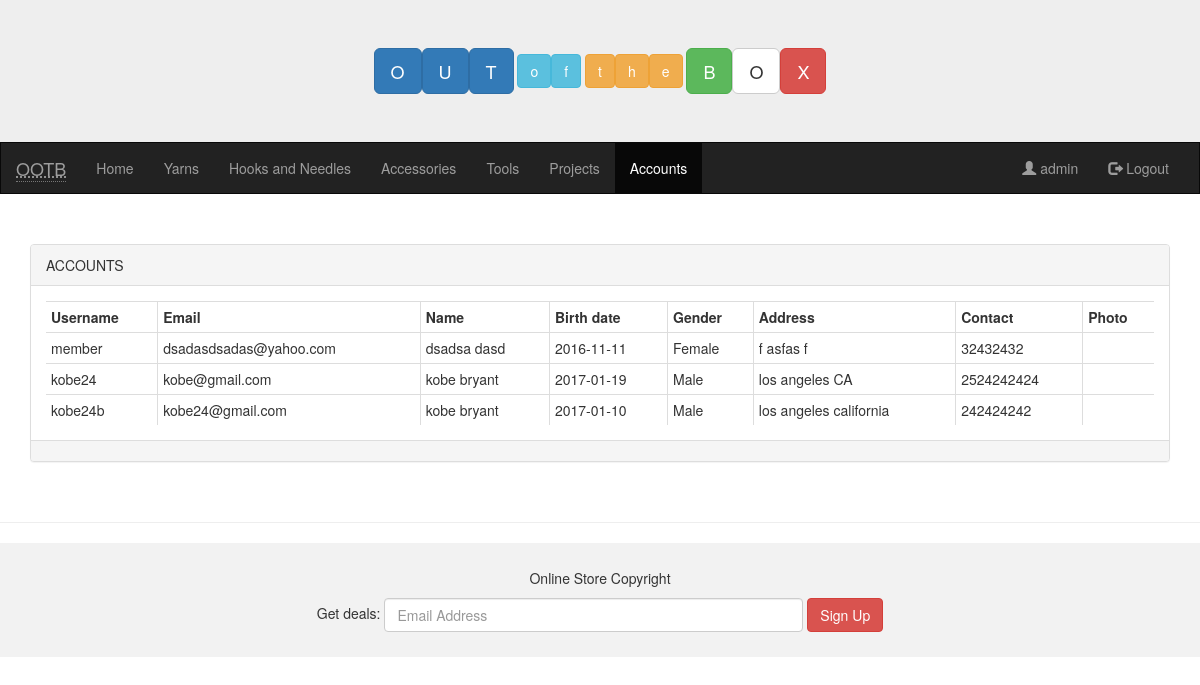
The app's page /ootb/admin/accounts/index.php (signed in) with its own data.
### tables this page shows
CREATE TABLE `ootb_account` (
  `id` int(11) NOT NULL,
  `account_number` varchar(250) NOT NULL,
  `username` varchar(10) NOT NULL,
  `email` varchar(150) NOT NULL,
  `password` varchar(20) NOT NULL,
  `fullname` varchar(100) NOT NULL,
  `birthdate` varchar(50) NOT NULL,
  `gender` varchar(20) NOT NULL,
  `address` varchar(1000) NOT NULL,
  `contact_number1` varchar(20) NOT NULL,
  `contact_number2` varchar(20) NOT NULL,
  `fb_account` varchar(1000) NOT NULL,
  `type` varchar(50) NOT NULL,
  `photo` varchar(1000) NOT NULL
);

### ootb/admin/accounts/index.php (the view, shortened to what this page needs)
<!DOCTYPE html>
<html lang="en">
<?php include("../../include/db.php"); ?>
<head>
  <link rel="stylesheet" href="https://maxcdn.bootstrapcdn.com/bootstrap/3.3.7/css/bootstrap.min.css">
</head>
<body>
<div class="jumbotron">
  <div class="container text-center">
    <?php include('../../include/header.php'); ?>
  </div>
</div>
<nav class="navbar navbar-inverse">
  <div class="container-fluid">
    <div class="navbar-header">
      <a class="navbar-brand" href="#"><abbr title="Out of the Box">OOTB</abbr></a>
    </div>
    <div class="collapse navbar-collapse" id="myNavbar">
      <ul class="nav navbar-nav">
        <li><a href="../">Home</a></li>
        <li><a href="../yarns">Yarns</a></li>
        <li><a href="../hooks_needles">Hooks and Needles</a></li>
        <li><a href="../accessories">Accessories</a></li>
        <li><a href="../tools">Tools</a></li>
        <li><a href="../projects">Projects</a></li>
        <li class="active"><a href="#">Accounts</a></li>
      </ul>
      <ul class="nav navbar-nav navbar-right">
        <li><a href="#admin"><span class="glyphicon glyphicon-user"></span> <?php echo $_SESSION['login_user']; ?></a></li>
        <li>
          <a href="../../include/logout_exe.php">
          <span class="glyphicon glyphicon-log-out"></span>
           Logout
           </a>
         </li>
      </ul>
    </div>
  </div>
</nav>
<div class="container">
  <div class="row">
    <div class="col-sm-12">
      <div class="panel panel-default">
        <div class="panel-heading">ACCOUNTS</div>
        <div class="panel-body table-responsive">
          <table class="table table-condensed table-hover table-bordered">
              <tr>
                <th>Username</th>
                <th>Email</th>
                <th>Name</th>
                <th>Birth date</th>
                <th>Gender</th>
                <th>Address</th>
                <th>Contact</th>
                <th>Photo</th>
              </tr>
                        <?php
                            $accountquery = mysqli_query($con,"SELECT * FROM `ootb_account` WHERE type != 'admin'");
                            while ($row = mysqli_fetch_assoc($accountquery)) { ?>
                            <tr data-toggle="modal" data-target="#myModal3" data-backdrop="static" class="aedit"
                            data-id="<?php echo $row['id']; ?>" data-accountnumber="<?php echo $row['account_number']; ?>" data-username="<?php echo $row['username']; ?>" data-email="<?php echo $row['email']; ?>" data-password="<?php echo $row['password']; ?>" data-fullname="<?php echo $row['fullname']; ?>" data-birthdate="<?php echo $row['birthdate']; ?>" data-gender="<?php echo $row['gender']; ?>" data-address="<?php echo $row['address']; ?>" data-contact1="<?php echo $row['contact_number1']; ?>" data-contact2="<?php echo $row['contact_number2']; ?>" data-fbaccount="<?php echo $row['fb_account']; ?>" data-photo="<?php echo $row['photo']; ?>">
                              <td><?php echo $row['username']; ?></td>
                              <td><?php echo $row['email']; ?></td>
                              <td><?php echo $row['fullname']; ?></td>
                              <td><?php echo $row['birthdate']; ?></td>
                              <td><?php echo $row['gender']; ?></td>
                              <td><?php echo $row['address']; ?></td>
                              <td><?php echo $row['contact_number1']; ?></td>
                              <td><?php echo $row['photo']; ?></td>
                            </tr>
                        <?php } ?>
          </table>
        </div>
        <div class="panel-footer"></div>
      </div>
    </div>
  </div>
</div>
<br>
<hr/>
<footer class="container-fluid text-center">
  <p>Online Store Copyright</p>
  <form class="form-inline">Get deals:
    <input type="email" class="form-control" size="50" placeholder="Email Address">
    <button type="button" class="btn btn-danger">Sign Up</button>
  </form>
</footer>
</body>
</html>

### ootb/admin/accounts/index.php (style rules this page uses)
.navbar { margin-bottom: 50px; border-radius: 0; }
.jumbotron { margin-bottom: 0; }
footer { background-color: #f2f2f2; padding: 25px; }

### records on screen
ootb_account: username "member", email "dsadasdsadas@yahoo.com", fullname "dsadsa dasd", birthdate "2016-11-11", gender "Female", address "f asfas f", contact_number1 "32432432"
ootb_account: username "kobe24", email "kobe@gmail.com", fullname "kobe bryant", birthdate "2017-01-19", gender "Male", address "los angeles CA", contact_number1 "2524242424"
ootb_account: username "kobe24b", email "kobe24@gmail.com", fullname "kobe bryant", birthdate "2017-01-10", gender "Male", address "los angeles california", contact_number1 "242424242"

### other values on screen
$_SESSION['login_user'] "admin"
